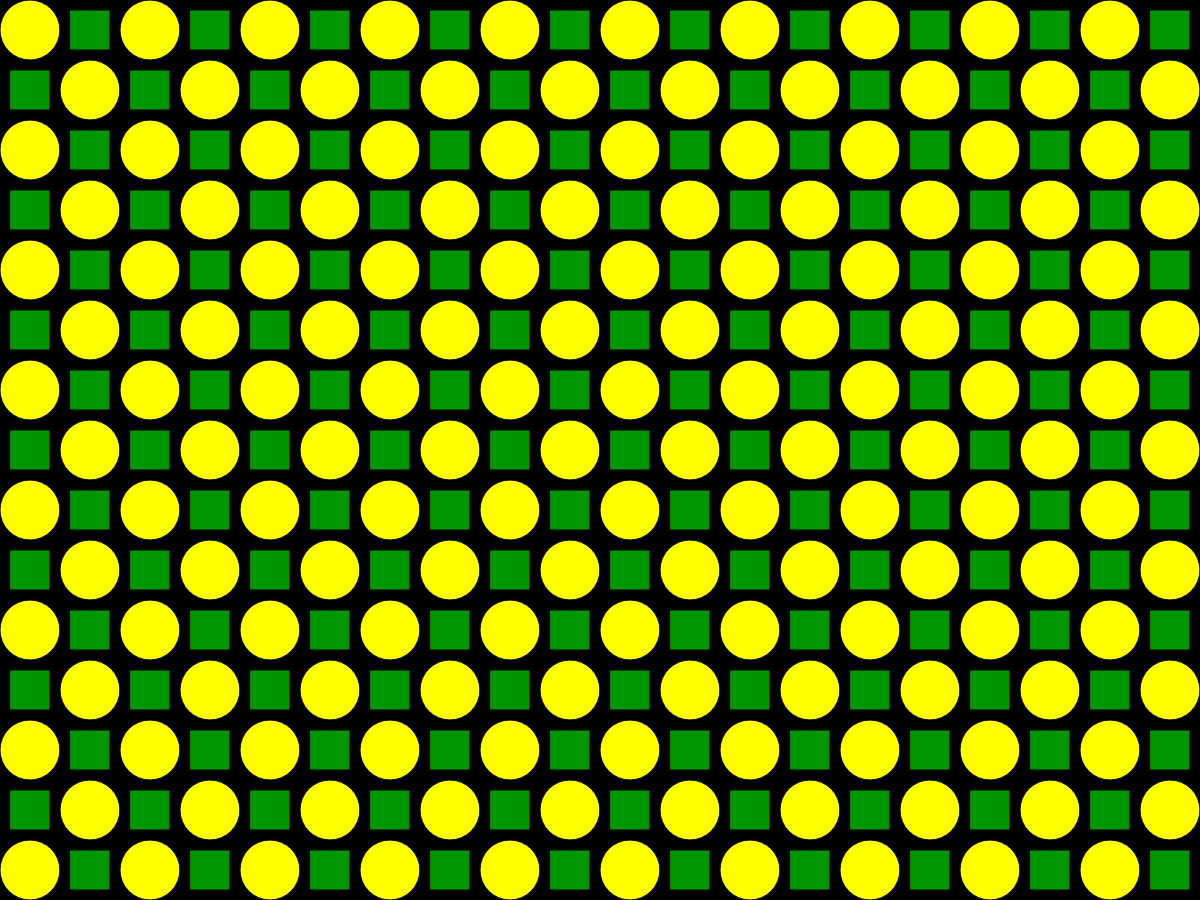
Frame 1 (no input)
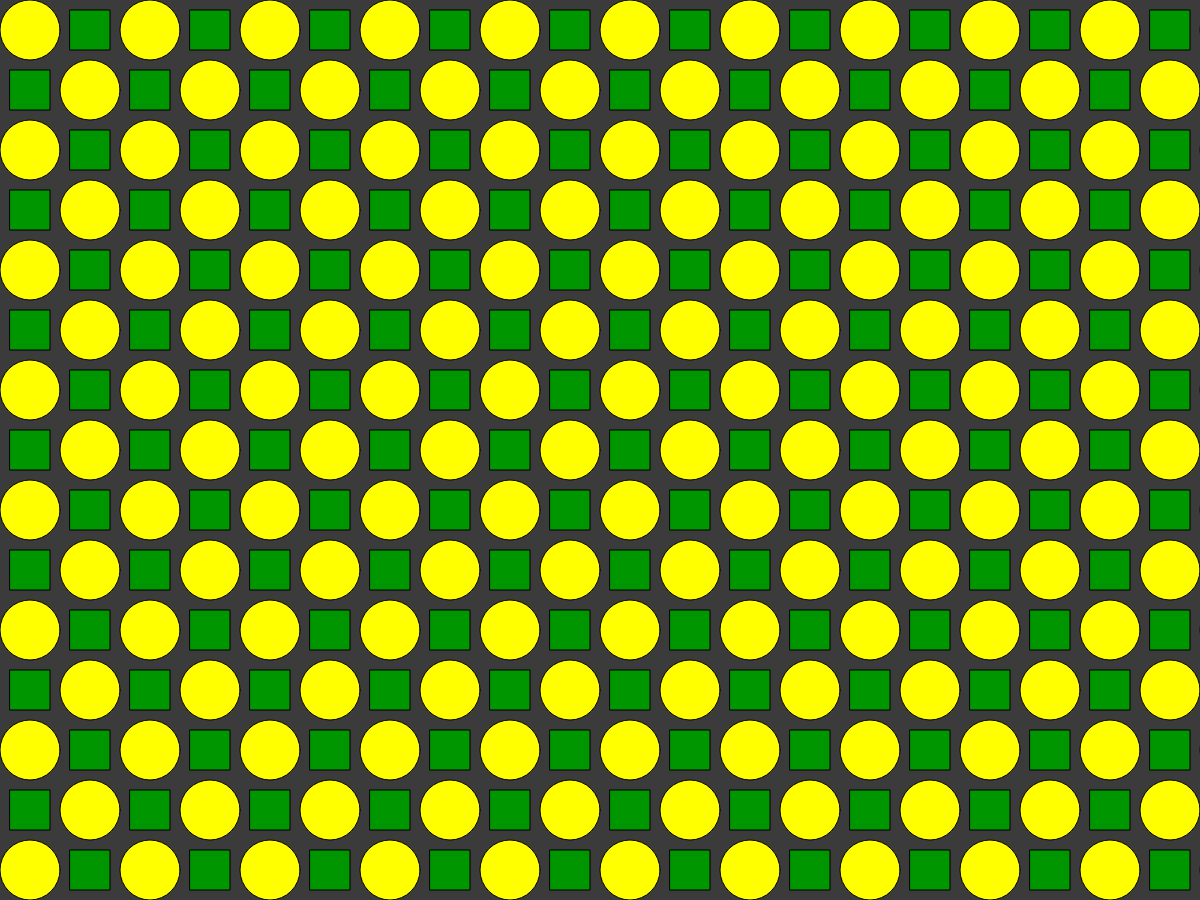
Frame 60 (no input)
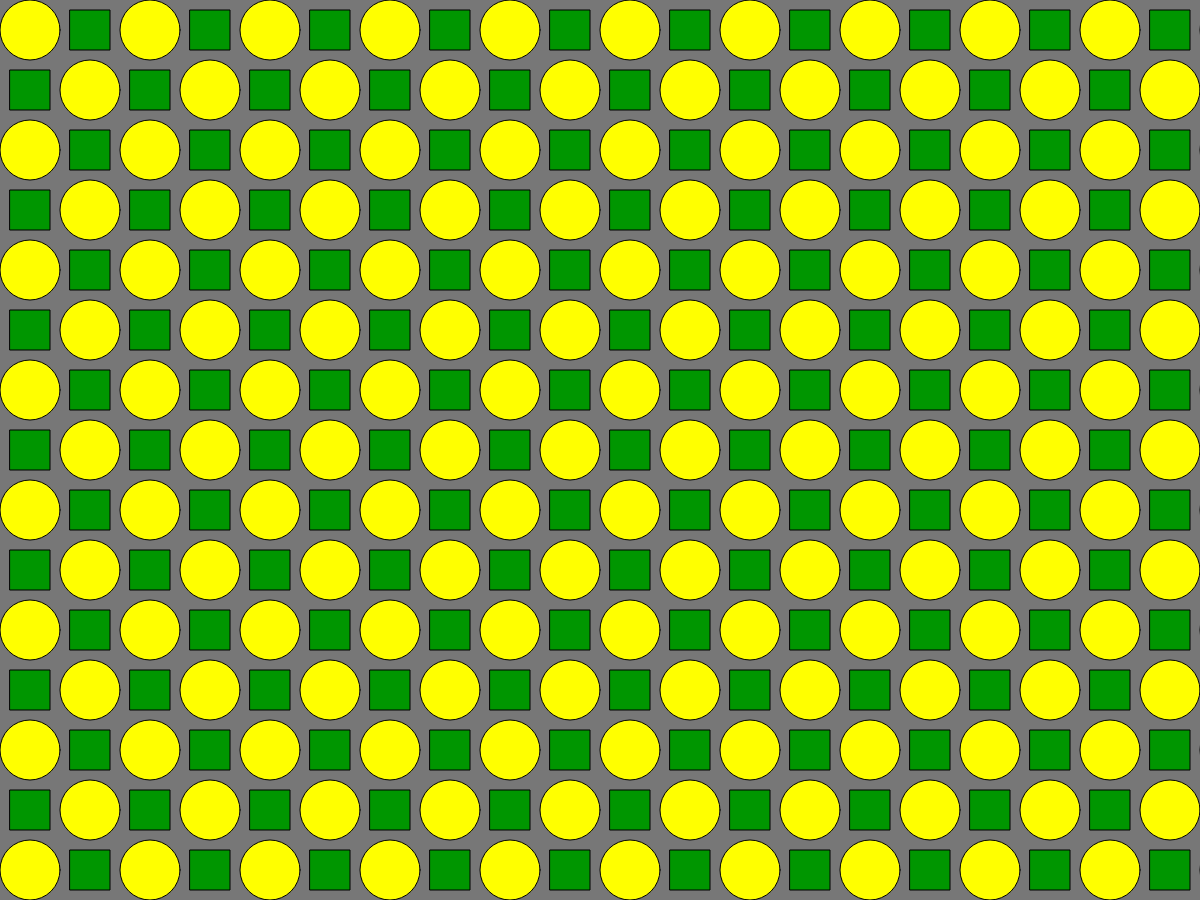
Frame 120 (the mouse pressed at the canvas centre since frame 60)

The p5.js sketch that drew these frames (run headless with seeded random() and noise() and a simulated clock; from frame 60 on, the mouse is pressed at the canvas centre):

// p5.js sketch
// ── sketch.js
function setup(){
  createCanvas( windowWidth, 900);
}

let color = 0;
let multiplier = 1;

function draw(){

  background ( color );


    fill( 255, 255, 0 );
  for( let circle_x = 30; circle_x <= width + 30; circle_x += 120 )
    for( let circle_y = 30; circle_y <= height; circle_y += 120 )
      ellipse( circle_x, circle_y, 60, 60);
      for( let circle_x = 90; circle_x <= width + 30; circle_x += 120 )
        for( let circle_y = 90; circle_y <= height; circle_y += 120 )
          ellipse( circle_x, circle_y, 60, 60);


    fill( 0, 150, 0 );
  for( let rect_x = 10; rect_x <= width + 30; rect_x += 120)
    for( let rect_y = 70; rect_y <= height; rect_y += 120)
        rect( rect_x, rect_y, 40, 40 );
        for( let rect_x = 70; rect_x <= width + 30; rect_x += 120)
          for( let rect_y = 10 ; rect_y <= height; rect_y += 120)
              rect( rect_x, rect_y, 40, 40 );

              if( color > 255 || color < 0 ) {
                multiplier = multiplier * -1;
              }
                color = color + multiplier;
}
